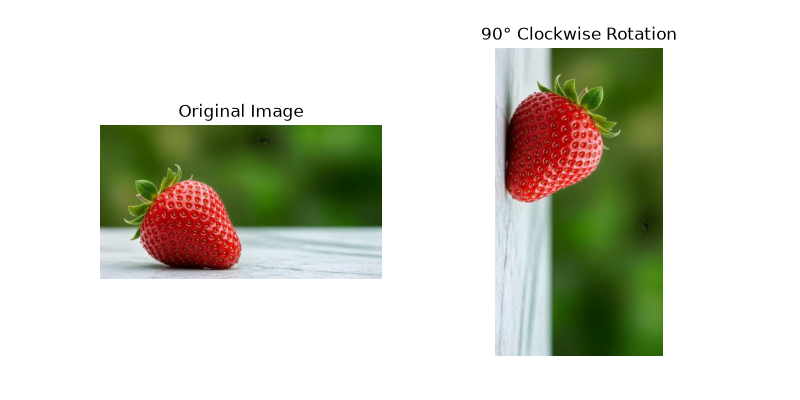

Source code (Python):
import cv2
import matplotlib.pyplot as plt

# Read the image
image = cv2.imread(r"C:\Users\Siva Polam\Downloads\files\cv\berry.jpg")

# Check if image is loaded
if image is None:
    print("Image not found! Check the file path.")
    exit()

# Rotate image 90 degrees clockwise
rotated = cv2.rotate(image, cv2.ROTATE_90_CLOCKWISE)

# Display images
plt.figure(figsize=(8,4))

plt.subplot(1,2,1)
plt.imshow(cv2.cvtColor(image, cv2.COLOR_BGR2RGB))
plt.title("Original Image")
plt.axis("off")

plt.subplot(1,2,2)
plt.imshow(cv2.cvtColor(rotated, cv2.COLOR_BGR2RGB))
plt.title("90° Clockwise Rotation")
plt.axis("off")

plt.show()
